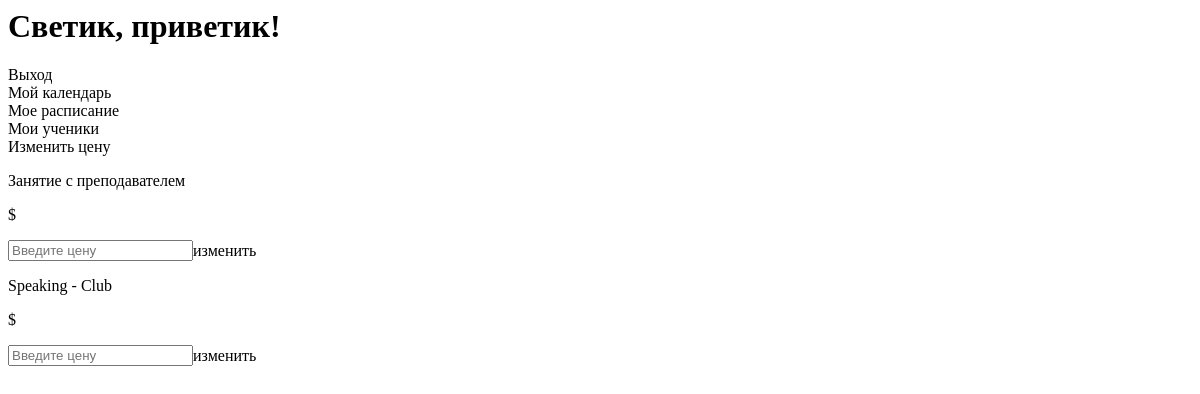
Before: /pages/requires/admin-panel.php with the older database file.
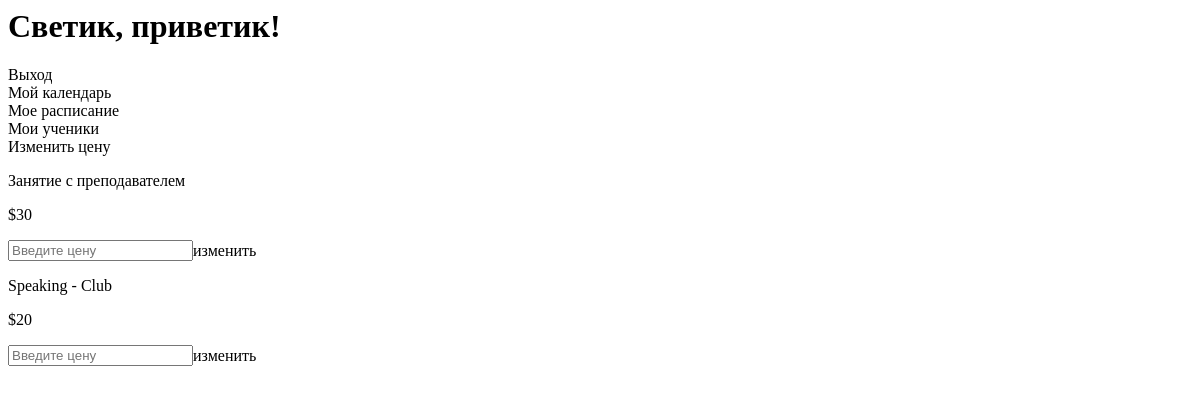
After: the same page with the newer database file.
### tables this page shows
CREATE TABLE `prices` (
  `id` int(11) NOT NULL,
  `private` int(11) NOT NULL,
  `sclub` int(11) NOT NULL
);

### www/Classes/Calendar.php (called while the page is built, shortened)
<?php
class Calendar
{
    protected $dbAccess = null;
    public function __construct()
    {
        $this->dbAccess = new DbAccess();
    }
    public function getPrice()
    {
        $query = "SELECT `private`, `sclub` FROM `prices` WHERE 1";
        $result = $this->dbAccess->query($query);
        return mysqli_fetch_assoc($result);
    }
}

### www/Classes/DbAccess.php (called while the page is built, shortened)
<?php
class DbAccess
{
    protected $mysqli = '';
    function __construct()
    {
        $this->mysqli = new \mysqli('localhost', 'mysql', 'mysql', 'russian-friend');
    }
    public function query($query)
    {
        return $this->mysqli->query($query);
    }
}

### www/pages/requires/admin-panel.php (the view, shortened to what this page needs)
<?php
$objCalendar = new \Classes\Calendar();
$result = $objCalendar->getPrice();
?>
<body class="admin" id="mysite">
<header class="admin-header admin-inner"><a class="header-logo" href="index.php"></a>
    <h1 class="header-title">Светик, приветик!</h1>
    <div class="btn-exit">Выход</div>
</header>
<nav class="admin-menu admin-inner">
    <div class="admin-menu__element admin-menu__element--mycalendar" type="my-calendar">Мой календарь</div>
    <div class="admin-menu__element admin-menu__element--myschedule" type="my-schedule">Мое расписание</div>
    <div class="admin-menu__element admin-menu__element--mystudents" type="my-students">Мои ученики</div>
    <div class="admin-menu-price" type="">Изменить цену</div>
</nav>
<section class="price-changer">
    <div class="price-changer-content">
        <div class="flex price-flex">
            <p class="title">Занятие с преподавателем</p>
            <p class="price price-private">$<?=$result['private']?></p>
        </div>
        <div class="flex" style="display: flex; align-items: center">
            <input class="input-private input" type="number" placeholder="Введите цену">
            <div class="change-bnt change-btn--private">изменить</div>
        </div>
        <div class="flex price-flex">
            <p class="title">Speaking - Club</p>
            <p class="price price-sclub">$<?=$result['sclub']?></p>
        </div>
        <div class="flex" style="display: flex; align-items: center">
            <input class="input-sclub input" type="number" placeholder="Введите цену">
            <div class="change-bnt change-btn--sclub">изменить</div>
        </div>
    </div>
</section>
</body>

Changed rows visible on the page:
added prices: private "30", sclub "20"
